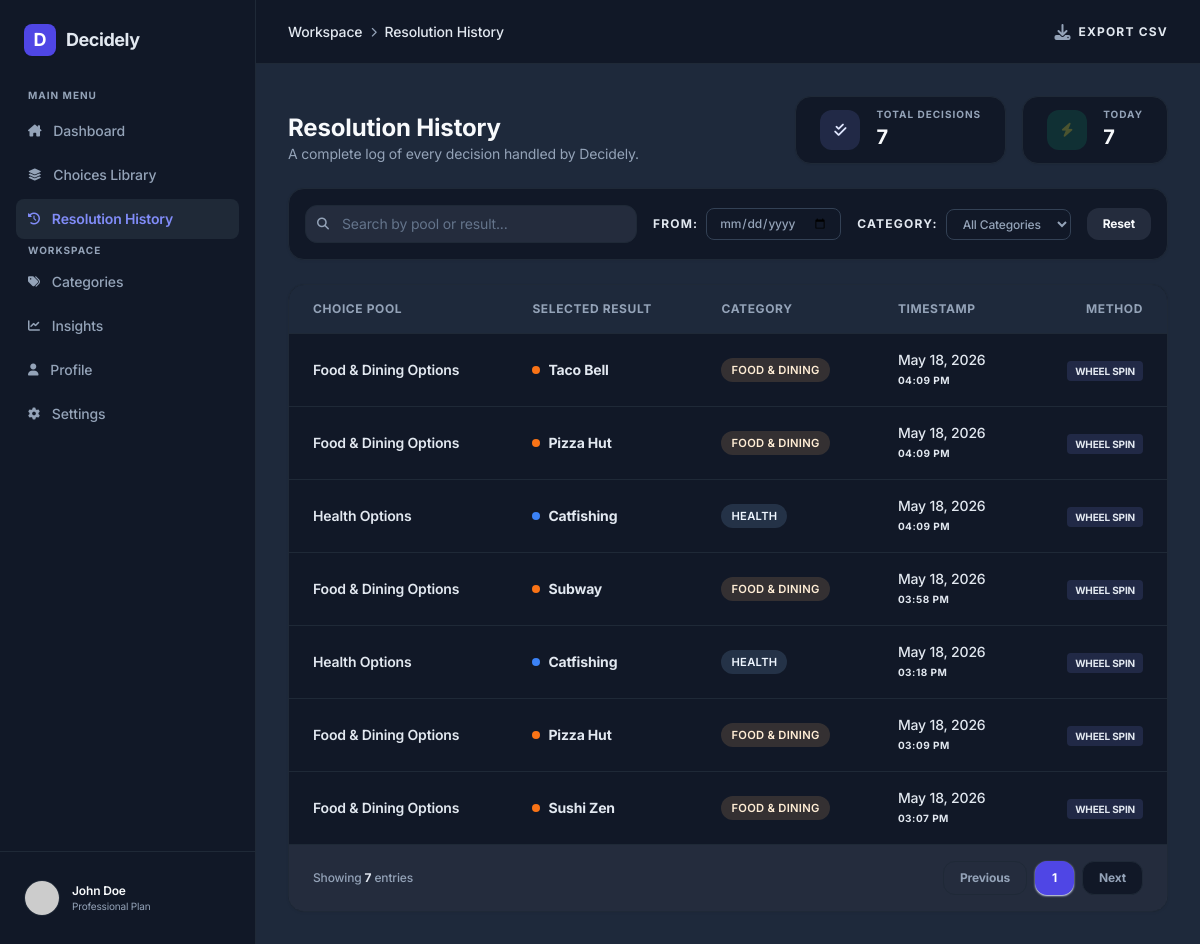
Page /history/ on the earlier database version.
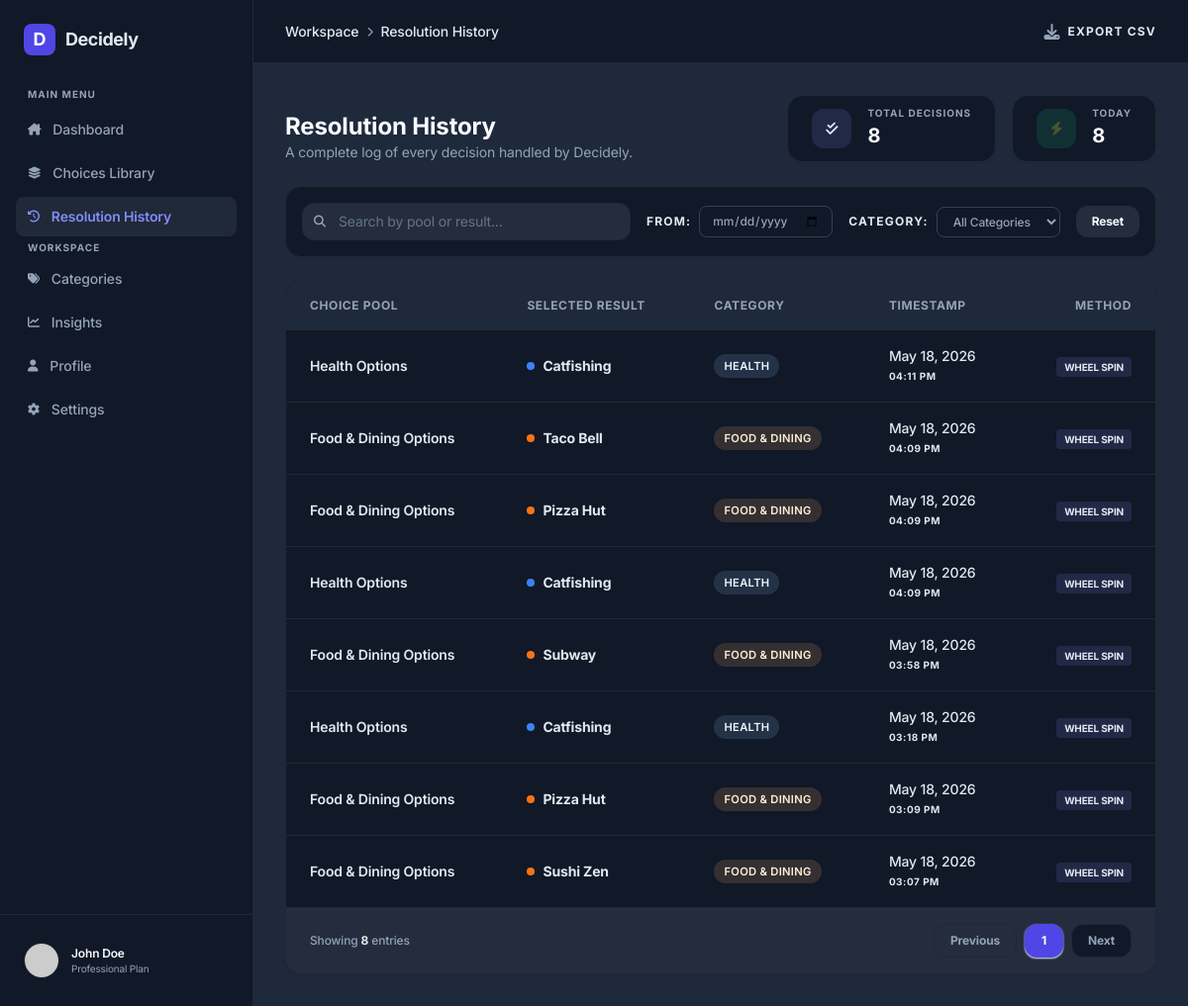
Same page on the later database version.
### core/models.py (models this page shows, shortened)
class DecisionHistory(models.Model):
    selected_choice = models.ForeignKey(Choice, on_delete=models.CASCADE, related_name='decisions')
    category = models.ForeignKey(Category, on_delete=models.CASCADE, related_name='decisions')
    timestamp = models.DateTimeField(auto_now_add=True)
    class Meta:
        verbose_name_plural = "Decision Histories"

class Category(models.Model):
    name = models.CharField(max_length=100, unique=True)
    class Meta:
        verbose_name_plural = "Categories"

class Choice(models.Model):
    name = models.CharField(max_length=255)
    category = models.ForeignKey(Category, on_delete=models.CASCADE, related_name='choices')
    created_at = models.DateTimeField(auto_now_add=True)

### core/views.py (the view)
# urls.py: path('history/', views.history, name='history'),
def history(request):
    from django.utils import timezone
    history_records = DecisionHistory.objects.all().order_by('-timestamp')
    total_count = history_records.count()
    today_start = timezone.now().replace(hour=0, minute=0, second=0, microsecond=0)
    today_count = history_records.filter(timestamp__gte=today_start).count()
    categories_list = Category.objects.all().order_by('name')
    return render(request, 'history.html', {
        'history': history_records,
        'total_count': total_count,
        'today_count': today_count,
        'categories': categories_list
    })

### core/context_processors.py (called while the page is built)
def global_settings(request):
    settings, _ = Settings.objects.get_or_create(pk=1)
    return {'app_settings': settings}

### templates/history.html (shortened to what the changed rows need)
{% extends 'base.html' %}
{% load static %}
{% block content %}
<div class="p-8 max-w-7xl mx-auto space-y-6">
    <div class="flex flex-col md:flex-row md:items-end justify-between gap-6">
        <div>
            <h1 class="text-2xl font-bold text-slate-900">Resolution History</h1>
        </div>
        <div class="flex gap-4">
            <div class="bg-white border border-slate-200 px-6 py-3 rounded-2xl shadow-sm flex items-center gap-4">
                <div>
                    <p class="text-[10px] font-bold text-slate-400 uppercase tracking-widest leading-none mb-1">Total Decisions</p>
                    <p class="text-xl font-bold text-slate-900">{{ total_count }}</p>
                </div>
            </div>
            <div class="bg-white border border-slate-200 px-6 py-3 rounded-2xl shadow-sm flex items-center gap-4">
                <div>
                    <p class="text-[10px] font-bold text-slate-400 uppercase tracking-widest leading-none mb-1">Today</p>
                    <p class="text-xl font-bold text-slate-900">{{ today_count }}</p>
                </div>
            </div>
        </div>
    </div>
    <div class="pro-card rounded-2xl overflow-hidden">
        <table class="w-full text-left text-sm">
            <thead>
                <tr class="bg-slate-50 border-b border-slate-200">
                    <th class="px-6 py-4 font-bold text-slate-500 text-xs uppercase tracking-wider">Choice Pool</th>
                    <th class="px-6 py-4 font-bold text-slate-500 text-xs uppercase tracking-wider">Selected Result</th>
                    <th class="px-6 py-4 font-bold text-slate-500 text-xs uppercase tracking-wider">Category</th>
                    <th class="px-6 py-4 font-bold text-slate-500 text-xs uppercase tracking-wider">Timestamp</th>
                    <th class="px-6 py-4 font-bold text-slate-500 text-xs uppercase tracking-wider text-right">Method</th>
                </tr>
            </thead>
            <tbody class="divide-y divide-slate-100">
                {% for record in history %}
                <tr class="hover:bg-slate-50/50 dark:hover:bg-slate-800/50 transition-colors group history-row" data-category-id="{{ record.category.id }}" data-pool="{{ record.category.name|lower }}" data-result="{{ record.selected_choice.name|lower }}" data-date="{{ record.timestamp|date:'Y-m-d' }}">
                    <td class="px-6 py-4">
                        <span class="font-semibold text-slate-700">{{ record.category.name }} Options</span>
                    </td>
                    <td class="px-6 py-4">
                        <div class="flex items-center gap-2">
                            <div class="w-2 h-2 rounded-full
                                {% if record.category.name == 'Food & Dining' %}bg-orange-500
                                {% elif record.category.name == 'Health' %}bg-blue-500
                                {% elif record.category.name == 'Entertainment' %}bg-purple-500
                                {% elif record.category.name == 'Work' %}bg-green-500
                                {% else %}bg-slate-400{% endif %}">
                            </div>
                            <span class="font-bold text-slate-900">{{ record.selected_choice.name }}</span>
                        </div>
                    </td>
                    <td class="px-6 py-4">
                        <span class="status-pill
                            {% if record.category.name == 'Food & Dining' %}bg-orange-100 text-orange-700
                            {% elif record.category.name == 'Health' %}bg-blue-100 text-blue-700
                            {% elif record.category.name == 'Entertainment' %}bg-purple-100 text-purple-700
                            {% elif record.category.name == 'Work' %}bg-green-100 text-green-700
                            {% else %}bg-slate-100 text-slate-700{% endif %}">
                            {{ record.category.name }}
                        </span>
                    </td>
                    <td class="px-6 py-4">
                        <div class="flex flex-col">
                            <span class="text-slate-700 font-medium">{{ record.timestamp|date:"M d, Y" }}</span>
                            <span class="text-[10px] text-slate-400 font-bold uppercase tracking-wider">{{ record.timestamp|date:"h:i A" }}</span>
                        </div>
                    </td>
                    <td class="px-6 py-4 text-right">
                        <span class="text-[10px] font-bold text-indigo-600 bg-indigo-50 px-2 py-1 rounded">WHEEL SPIN</span>
                    </td>
                </tr>
                {% empty %}
                <tr>
                    <td colspan="5" class="px-6 py-8 text-center text-slate-400 italic">
                        No decisions resolved yet. Head to the Dashboard to spin the wheel!
                    </td>
                </tr>
                {% endfor %}
            </tbody>
        </table>
        <div class="px-6 py-4 bg-slate-50 border-t border-slate-100 flex items-center justify-between">
            <p class="text-xs text-slate-500 font-medium">Showing <span class="font-bold text-slate-900">{{ history|length }}</span> entries</p>
        </div>
    </div>
</div>
{% endblock %}

Differences in the rows shown:
added DecisionHistory: category.name "Health", selected_choice.name "Catfishing", category.name "HEALTH", timestamp "May 18, 2026", timestamp "04:11 PM"
Other differences:
{{ total_count }}: "7" → "8"
{{ today_count }}: "7" → "8"
{{ history|length }}: "7" → "8"
